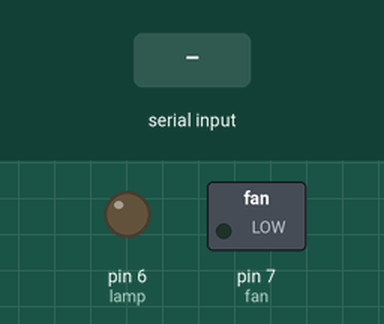
This sketch was run on a simulated Arduino Uno, built with avr-gcc and run on an emulated ATmega328P. On the bench: switched loads named in the sketch (green lamp = pin HIGH), output pins drawn as LEDs (lit = HIGH). The test bench sets the inputs (shaded band).

Above: at 1.2 s.
1.3 s: "light on" received over the second serial link
At 2.5 s:
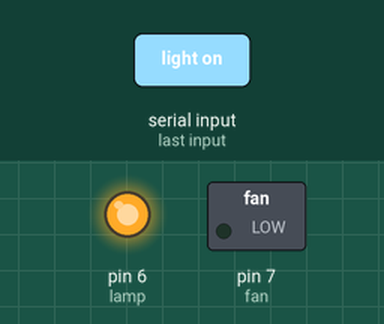
2.8 s: "fan on" received over the second serial link
At 3.4 s:
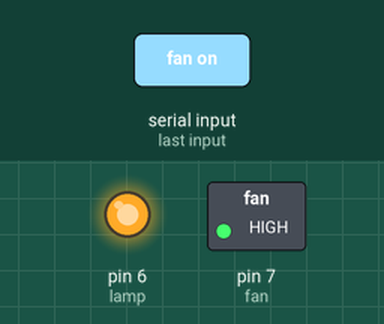
4.3 s: "light off" received over the second serial link
At 4.9 s:
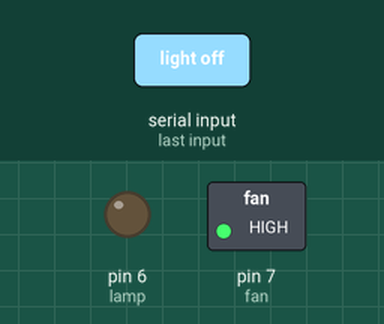
5.8 s: "fan off" received over the second serial link
At 7.0 s:
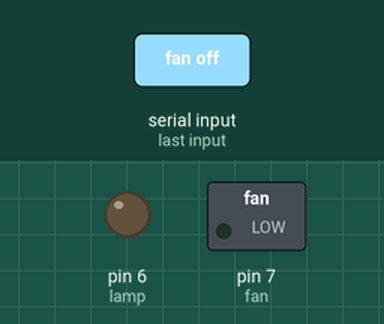
Timing chart, 0 to 8.3 s (numbered marks = the images above; inputs shaded):
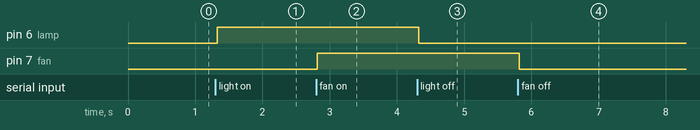

The sketch:

sketch_oct01a.ino
```cpp
#include <EEPROM.h>
#include <SoftwareSerial.h>
SoftwareSerial mySerial(11, 10);
String voice;
int lamp=6;
int fan=7;
void setup() {
pinMode(lamp,OUTPUT);
pinMode(fan,OUTPUT);
}

void loop() {
while(mySerial.available()){
delay(3);
char c = mySerial.read();
voice+=c;}
if(voice.length() >0) {
Serial.println(voice);
if(voice=="light on")
{digitalWrite(lamp,HIGH);}
else if(voice=="light off")
{digitalWrite(lamp,LOW);}
else if(voice=="fan on")
{digitalWrite(fan,HIGH);}
else if(voice=="fan off")
{digitalWrite(fan,LOW);}
voice="";
}
}
```

Measured:
- after the input at 1.3 s, pin 6 (lamp): LOW → HIGH at once
- after the input at 2.8 s, pin 7 (fan): LOW → HIGH at once
- after the input at 4.3 s, pin 6 (lamp): HIGH → LOW at once
- after the input at 5.8 s, pin 7 (fan): HIGH → LOW at once
